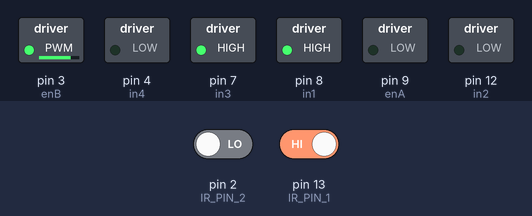
Bench run of a sketch on a simulated Arduino Uno, built with avr-gcc and run on an emulated ATmega328P. Parts: switched loads named in the sketch (green lamp = pin HIGH). The inputs (shaded band) are chosen by the test bench; at power-on: pin 2 (IR_PIN_2) LOW, pin 13 (IR_PIN_1) HIGH.

Above: at 1.2 s.
1.3 s: pin 2 (IR_PIN_2) driven HIGH
At 2.5 s:
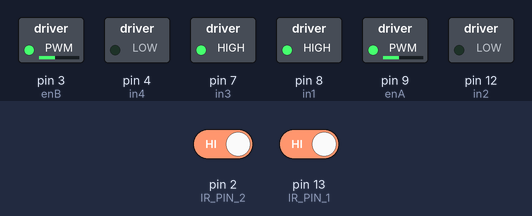
2.8 s: pin 13 (IR_PIN_1) driven LOW
At 3.9 s:
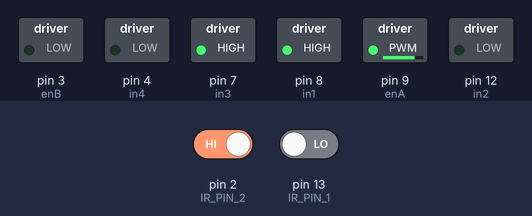
4.3 s: pin 13 (IR_PIN_1) driven HIGH
At 5.0 s:
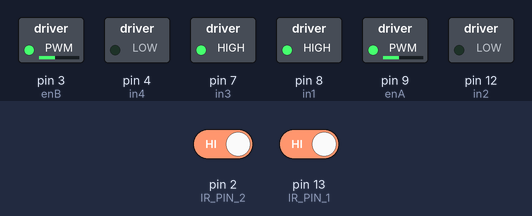
5.8 s: pin 2 (IR_PIN_2) driven LOW
At 6.1 s:
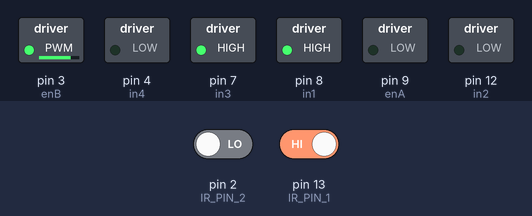
Timing chart, 0 to 8.3 s (numbered marks = the images above; inputs shaded):
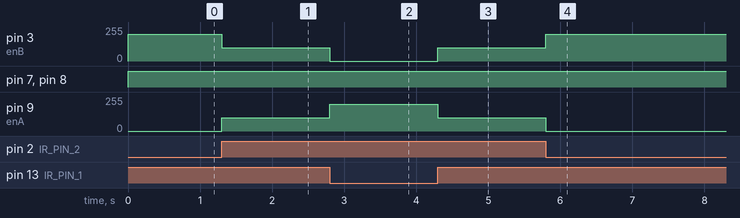

Measured:
- after the input at 1.3 s, pin 3 (enB): 200/255 → 100/255 at once; pin 9 (enA): 0/255 → 100/255 at once
- after the input at 2.8 s, pin 3 (enB): 100/255 → 0/255 at once; pin 9 (enA): 100/255 → 200/255 at once
- after the input at 4.3 s, pin 3 (enB): 0/255 → 100/255 at once; pin 9 (enA): 200/255 → 100/255 at once
- after the input at 5.8 s, pin 3 (enB): 100/255 → 200/255 at once; pin 9 (enA): 100/255 → 0/255 at once

The sketch:

lineTracking.ino
```cpp
// Define the pins connected to the L298N module
int enA = 9;
int in1 = 8;
int in2 = 12;
int enB = 3;
int in3 = 7;
int in4 = 4;

// Define input pins for both IR sensors
const int IR_PIN_1 = 13;
const int IR_PIN_2 = 2;

void setup() {
  // Set the motor control pins as outputs
  pinMode(enA, OUTPUT);
  pinMode(in1, OUTPUT);
  pinMode(in2, OUTPUT);
  pinMode(enB, OUTPUT);
  pinMode(in3, OUTPUT);
  pinMode(in4, OUTPUT);

  // Enable PWM for Motor A and Motor B
  analogWrite(enA, 200);  // Adjust the speed for Motor A as needed
  analogWrite(enB, 200);  // Adjust the speed for Motor B as needed

  // Set the IR sensor pins as inputs
  pinMode(IR_PIN_1, INPUT);
  pinMode(IR_PIN_2, INPUT);
}

void loop() {
  // Read the value from the IR sensors
  int IR_SEN_1 = digitalRead(IR_PIN_1);
  int IR_SEN_2 = digitalRead(IR_PIN_2);

  // Line-tracking control logic
  if (IR_SEN_1 == 0 && IR_SEN_2 == 0) {
    // We are following the line correctly; move both motors at max speed.
    moveMotors(100);
  } else if (IR_SEN_1 == 0 && IR_SEN_2 == 1) {
    // Turn towards IR sensor 2 for a bit
    rotateMotors(200, 0);
  } else if (IR_SEN_1 == 1 && IR_SEN_2 == 0) {
    // Turn towards IR sensor 1 for a bit
    rotateMotors(0, 200);
  } else if (IR_SEN_1 == 1 && IR_SEN_2 == 1) {
    moveMotors(100);
  } else {
    moveMotors(100);
  }
}
void moveMotors(int speed) {
  // Move both motors forward
  digitalWrite(in1, HIGH);
  digitalWrite(in2, LOW);
  digitalWrite(in3, HIGH);
  digitalWrite(in4, LOW);
  // Set the speed for both motors
  analogWrite(enA, speed);
  analogWrite(enB, speed);
}

void stop() {
  // Stop both motors
  digitalWrite(in1, LOW);
  digitalWrite(in2, LOW);
  digitalWrite(in3, LOW);
  digitalWrite(in4, LOW);
  // Set speed to 0 to stop the motors
  analogWrite(enA, 0);
  analogWrite(enB, 0);
}

void rotateMotors(int speedA, int speedB) {
  // Rotate motors in opposite directions to achieve rotation
  digitalWrite(in1, HIGH);
  digitalWrite(in2, LOW);
  digitalWrite(in3, HIGH);
  digitalWrite(in4, LOW);
  // Set speeds for each motor
  analogWrite(enA, speedA);
  analogWrite(enB, speedB);
}
```
